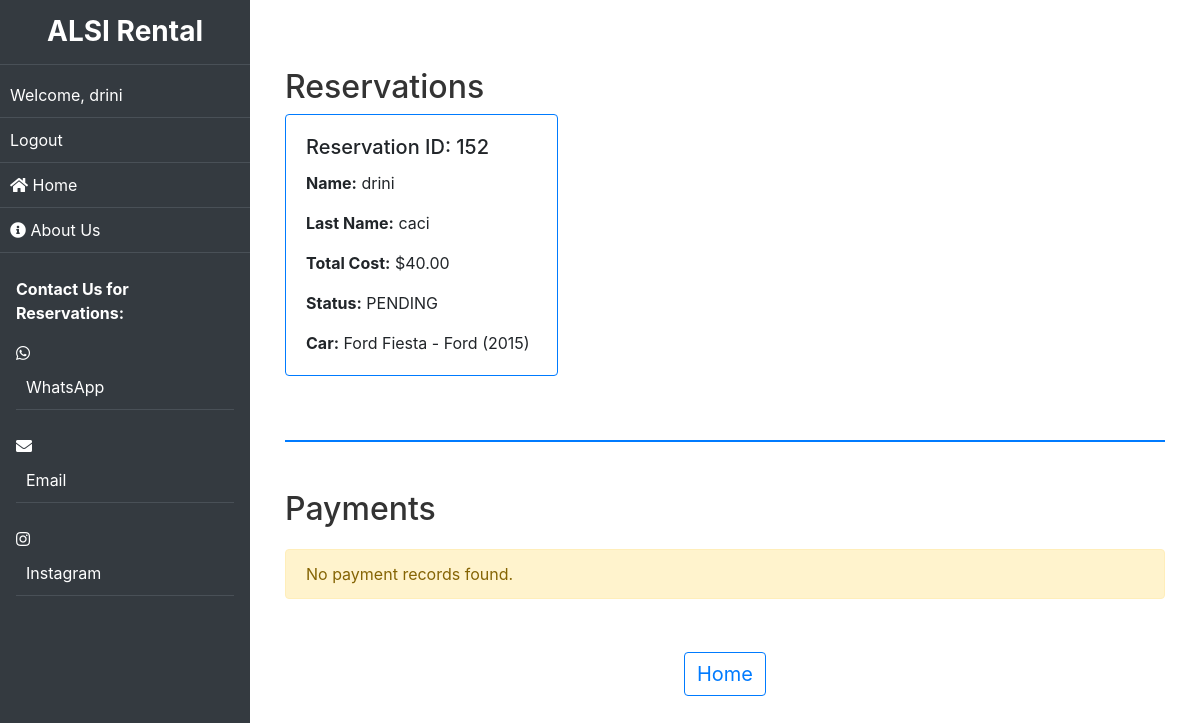
The app's page /rezervime/ (signed in), older data.
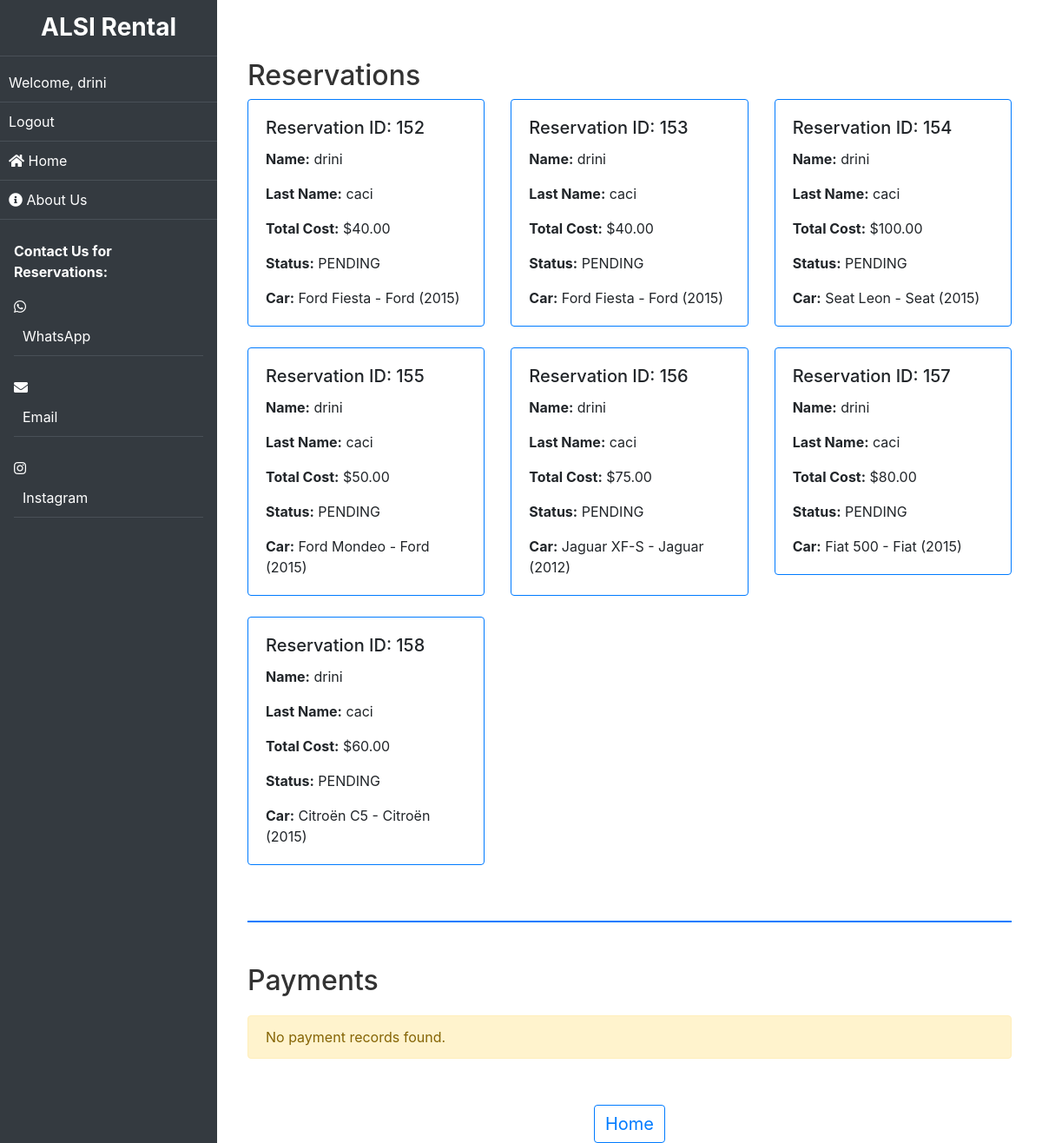
The same page, newer data.
### qera/models.py (models this page shows, shortened)
class Reservation(models.Model):
    STATUS_CHOICES = [
        ('PENDING', 'Pending'),
        ('CONFIRMED', 'Confirmed'),
        ('CANCELLED', 'Cancelled'),
    ]
    user = models.ForeignKey(User, on_delete=models.CASCADE, null=True, blank=True)
    name = models.CharField(max_length=250, null=True)
    last_name = models.CharField(max_length=250, null=True)
    car = models.ForeignKey(Car, on_delete=models.CASCADE)
    pickup_date = models.DateTimeField()
    return_date = models.DateTimeField()
    status = models.CharField(max_length=10, choices=STATUS_CHOICES, default='PENDING')
    total_cost = models.DecimalField(max_digits=10, decimal_places=2, editable=False)
    email_sent = models.BooleanField(default=False)

class Car(models.Model):
    name = models.CharField(max_length=100)
    brand = models.CharField(max_length=50)
    model = models.CharField(max_length=50)
    year = models.IntegerField()
    winter_rental_price = models.DecimalField(max_digits=10, decimal_places=2)
    summer_rental_price = models.DecimalField(max_digits=10, decimal_places=2, null=True)
    availability_status = models.BooleanField(default=True)  # True means available for rent
    description = models.TextField(null=True)  # For detailed descriptions
    seating_capacity = models.PositiveIntegerField(null=True)
    transmission_type = models.CharField(max_length=50, choices=[('Manual', 'Manual'), ('Automatic', 'Automatic')], null=True)
    fuel_type = models.CharField(max_length=50,
                                 choices=[('Petrol', 'Petrol'), ('Diesel', 'Diesel'), ('Electric', 'Electric')], null=True)
    mileage = models.DecimalField(max_digits=10, decimal_places=2, help_text="Mileage in km/l or equivalent", null=True)
    def __str__(self):
        return f"{self.name} - {self.brand} ({self.year})"

### qera/views.py (the view)
# urls.py: path('rezervime/', views.rezervime, name='reervime'),
@user_passes_test(lambda u: u.is_staff, login_url='qera:home')
def rezervime(request):
    rezervime = Reservation.objects.all()
    payment = Payment.objects.all()
    context = {'rezervime': rezervime, 'payment': payment}
    return render(request, 'qera/rezervime.html', context)

### qera/templates/qera/rezervime.html (shortened to what this page needs)
{% extends 'qera/base.html' %}
{% block content %}
<!DOCTYPE html>
<html lang="en">
<head>
    <link rel="stylesheet" href="https://stackpath.bootstrapcdn.com/bootstrap/4.5.2/css/bootstrap.min.css">
</head>
<body>
    <div class="container mt-5">
        <section class="mt-5">
            <h2>Reservations</h2>
            {% if rezervime %}
                <div class="row">
                    {% for item in rezervime %}
                        <div class="col-md-4 mb-4">
                            <div class="card border-primary">
                                <div class="card-body">
                                    <h5 class="card-title">Reservation ID: {{ item.id }}</h5>
                                    <p class="card-text"><strong>Name:</strong> {{ item.name }}</p>
                                    <p class="card-text"><strong>Last Name:</strong> {{ item.last_name }}</p>
                                    <p class="card-text"><strong>Total Cost:</strong> ${{ item.total_cost }}</p>
                                    <p class="card-text"><strong>Status:</strong> {{ item.status }}</p>
                                    <p class="card-text"><strong>Car:</strong> {{ item.car }}</p>
                                </div>
                            </div>
                        </div>
                    {% endfor %}
                </div>
            {% else %}
                <div class="alert alert-warning" role="alert">
                    No reservations found.
                </div>
            {% endif %}
        </section>
        <hr>
        <section class="mt-5">
            <h2>Payments</h2>
            {% if payment %}
                <div class="row">
                    {% for item in payment %}
                        <div class="col-md-4 mb-4">
                            <div class="card border-success">
                                <div class="card-body">
                                    <h5 class="card-title">Payment for Reservation ID: {{ item.reservation.id }}</h5>
                                    <p class="card-text"><strong> Name:</strong> {{ item.reservation.name }}</p>
                                    <p class="card-text"><strong>Amount Paid:</strong> ${{ item.amount }}</p>
                                </div>
                            </div>
                        </div>
                    {% endfor %}
                </div>
            {% else %}
                <div class="alert alert-warning" role="alert">
                    No payment records found.
                </div>
            {% endif %}
        </section>
        <div class="mt-5 text-center">
            <h1><a href="{% url 'qera:home' %}" class="btn btn-outline-primary">Home</a></h1>
        </div>
    </div>
</body>
</html>
{% endblock %}

Row changes from the older to the newer data that the page shows:
added Reservation: id "153", name "drini", last_name "caci", total_cost "40.00", status "PENDING", car "Ford Fiesta - Ford (2015)"
added Reservation: id "154", name "drini", last_name "caci", total_cost "100.00", status "PENDING", car "Seat Leon - Seat (2015)"
added Reservation: id "155", name "drini", last_name "caci", total_cost "50.00", status "PENDING", car "Ford Mondeo - Ford (2015)"
added Reservation: id "156", name "drini", last_name "caci", total_cost "75.00", status "PENDING", car "Jaguar XF-S - Jaguar (2012)"
added Reservation: id "157", name "drini", last_name "caci", total_cost "80.00", status "PENDING", car "Fiat 500 - Fiat (2015)"
added Reservation: id "158", name "drini", last_name "caci", total_cost "60.00", status "PENDING", car "Citroën C5 - Citroën (2015)"
